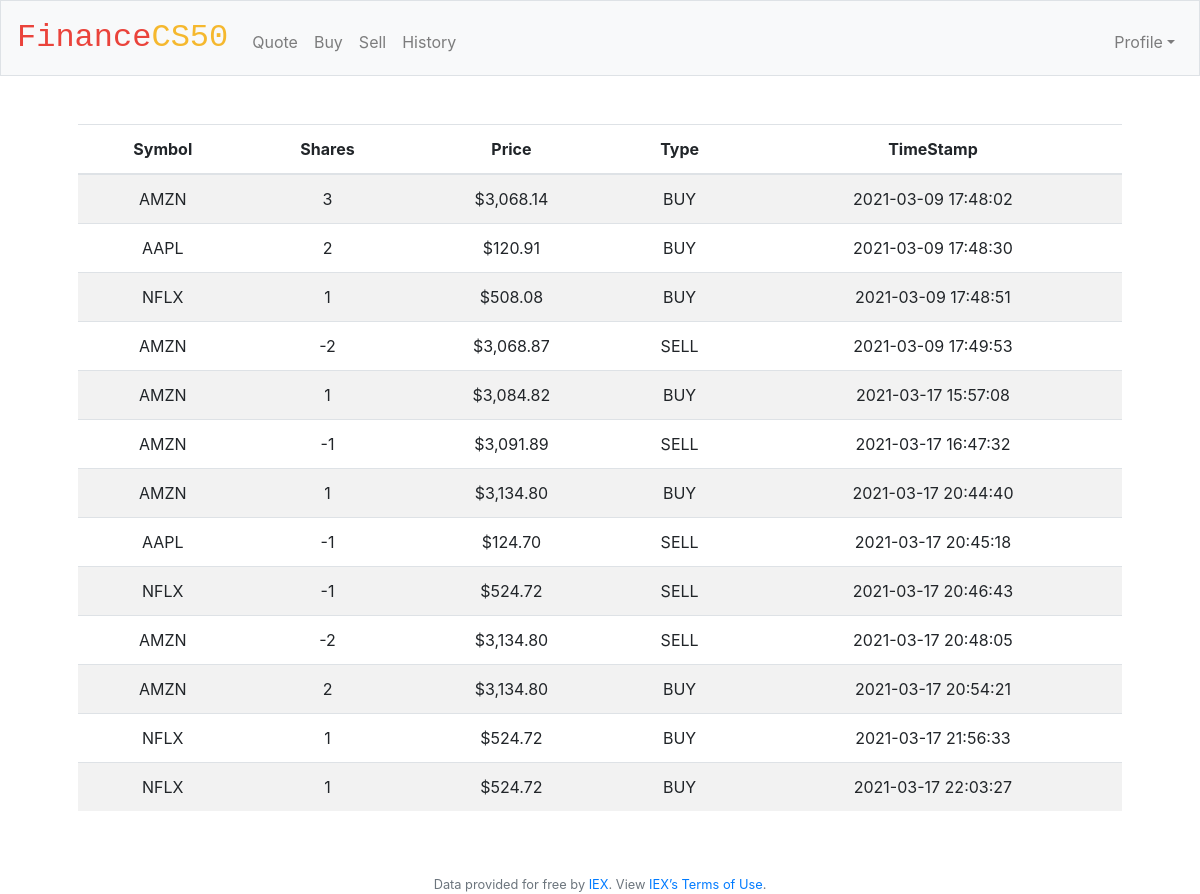
The app's page /history (signed in) with its own data.
### tables this page shows
CREATE TABLE 'transactions' (
        'id' INTEGER PRIMARY KEY AUTOINCREMENT NOT NULL,
        'user_id' INTEGER NOT NULL,
        'symbol' TEXT,
        'name' TEXT,
      'shares' INTEGER,
        'price' INTEGER,
        'time' TEXT DEFAULT CURRENT_TIMESTAMP, type TEXT,
       FOREIGN KEY(user_id) REFERENCES users(id));

### application.py (the view)
@app.route("/history")
@login_required
def history():
    record = db.execute("SELECT symbol, shares, price, type, time FROM transactions WHERE user_id = :user_id AND time >= date('now', '-10 day')", user_id=session['user_id'])
    history_record = []
    for item in record:
        item['price'] = usd(item.get('price'))
        history_record.append(item)
    return render_template("history.html", history_record=history_record)

### application.py (called while the page is built)
@app.after_request
def after_request(response):
    response.headers["Cache-Control"] = "no-cache, no-store, must-revalidate"
    response.headers["Expires"] = 0
    response.headers["Pragma"] = "no-cache"
    return response

### helpers.py (called while the page is built)
def login_required(f):
    @wraps(f)
    def decorated_function(*args, **kwargs):
        if session.get("user_id") is None:
            return redirect("/login")
        return f(*args, **kwargs)
    return decorated_function

def usd(value):
    return f"${value:,.2f}"

### templates/history.html (shortened to what this page needs)
{% extends "layout.html" %}
{% block main %}
    <table class="table table-striped">
        <thead>
            <tr>
                <th>Symbol</th>
                <th>Shares</th>
                <th>Price</th>
                <th>Type</th>
                <th>TimeStamp</th>
            </tr>
        </thead>
        <tbody>
            {% for record in history_record %}
                <tr>
                    <td>{{ record.symbol }}</td>
                    <td>{{ record.shares }}</td>
                    <td>{{ record.price }}</td>
                    <td>{{ record.type }}</td>
                    <td>{{ record.time }}</td>
                </tr>
            {% endfor %}
        </tbody>
    </table>
{% endblock %}

### templates/layout.html (shortened to what this page needs)
<!DOCTYPE html>
<html lang="en">
    <head>
        <link rel="stylesheet" href="https://cdn.jsdelivr.net/npm/bootstrap@4.5.3/dist/css/bootstrap.min.css">
        <link href="/static/styles.css" rel="stylesheet">
    </head>
    <body>
        <nav class="navbar navbar-expand-md navbar-light bg-light border">
            <a class="navbar-brand" href="/">
                <span class="red">Finance</span><span class="yellow">CS50</span>
                </a>
            <div class="collapse navbar-collapse" id="navbar">
                {% if session.user_id %}
                    <ul class="navbar-nav mr-auto mt-2">
                        <li class="nav-item"><a class="nav-link" href="/quote">Quote</a></li>
                        <li class="nav-item"><a class="nav-link" href="/buy">Buy</a></li>
                        <li class="nav-item"><a class="nav-link" href="/sell">Sell</a></li>
                        <li class="nav-item"><a class="nav-link" href="/history">History</a></li>
                    </ul>
                    <ul class="navbar-nav ml-auto mt-2">
                        <li class="nav-item dropdown">
                            <a class="nav-link dropdown-toggle" href="#" id="navbarDropdown" role="button" data-toggle="dropdown" aria-haspopup="true" aria-expanded="false">Profile</a>
                        </li>
                    </ul>
                {% else %}
                    <ul class="navbar-nav ml-auto mt-2">
                        <li class="nav-item"><a class="nav-link" href="/register">Register</a></li>
                        <li class="nav-item"><a class="nav-link" href="/login">Log In</a></li>
                    </ul>
                {% endif %}
            </div>
        </nav>
        <main class="container p-5">
            {% block main %}{% endblock %}
        </main>
        <footer class="small text-center text-muted">
            Data provided for free by <a href="https://iextrading.com/developer">IEX</a>. View <a href="https://iextrading.com/api-exhibit-a/">IEX’s Terms of Use</a>.
        </footer>
    </body>
</html>

### static/styles.css (style rules this page uses)
nav .navbar-brand { font-size: xx-large; font-family: Courier; }
nav .navbar-brand .red { color: #ea433b; }
nav .navbar-brand .yellow { color: #f5b82e; }
main { overflow-x: auto; text-align: center; }

### records on screen
transactions: symbol "AMZN", shares "3", price "$3,068.14", type "BUY", time "2021-03-09 17:48:02"
transactions: symbol "AAPL", shares "2", price "$120.91", type "BUY", time "2021-03-09 17:48:30"
transactions: symbol "NFLX", shares "1", price "$508.08", type "BUY", time "2021-03-09 17:48:51"
transactions: symbol "AMZN", shares "-2", price "$3,068.87", type "SELL", time "2021-03-09 17:49:53"
transactions: symbol "AMZN", shares "1", price "$3,084.82", type "BUY", time "2021-03-17 15:57:08"
transactions: symbol "AMZN", shares "-1", price "$3,091.89", type "SELL", time "2021-03-17 16:47:32"
transactions: symbol "AMZN", shares "1", price "$3,134.80", type "BUY", time "2021-03-17 20:44:40"
transactions: symbol "AAPL", shares "-1", price "$124.70", type "SELL", time "2021-03-17 20:45:18"
transactions: symbol "NFLX", shares "-1", price "$524.72", type "SELL", time "2021-03-17 20:46:43"
transactions: symbol "AMZN", shares "-2", price "$3,134.80", type "SELL", time "2021-03-17 20:48:05"
transactions: symbol "AMZN", shares "2", price "$3,134.80", type "BUY", time "2021-03-17 20:54:21"
transactions: symbol "NFLX", shares "1", price "$524.72", type "BUY", time "2021-03-17 21:56:33"
transactions: symbol "NFLX", shares "1", price "$524.72", type "BUY", time "2021-03-17 22:03:27"
